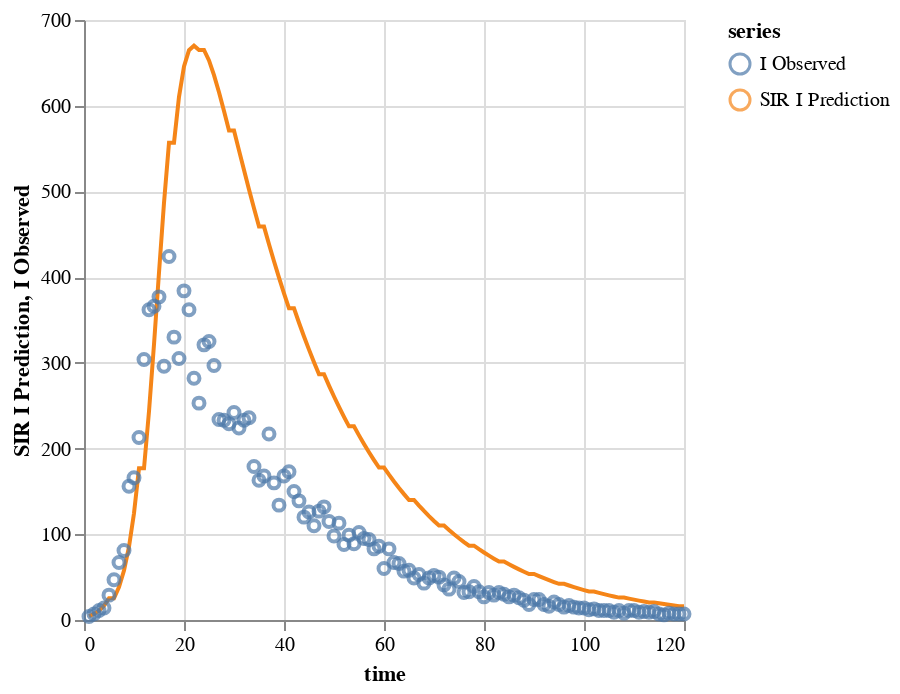

Notebook code cell kept with this figure:
### Code cell
sir_I_series = series(value(sir_vals.I), "SIR I Prediction", {{ style = "Lines" }})
observed_I_series = series(value(observed.I),  "I Observed", {{ style = "points" }})
plot("SIR vs observed", [sir_I_series, observed_I_series], time(observed), "time")

### Figure 1 — Vega-Lite specification as saved in the notebook (floating-point values rounded to 4 significant figures; data arrays with more than 128 entries replaced by an {"elided": "..."} marker saying what was removed)
{"$schema": "https://vega.github.io/schema/vega-lite/v4.json", "data": {"values": {"elided": "240 records"}}, "description": "", "layer": [{"encoding": {"color": {"field": "series", "type": "nominal"}, "x": {"field": "time", "type": "quantitative"}, "y": {"field": "SIR I Prediction", "type": "quantitative"}}, "mark": "line"}, {"encoding": {"color": {"field": "series", "type": "nominal"}, "x": {"field": "time", "type": "quantitative"}, "y": {"field": "I Observed", "type": "quantitative"}}, "mark": "point"}]}
